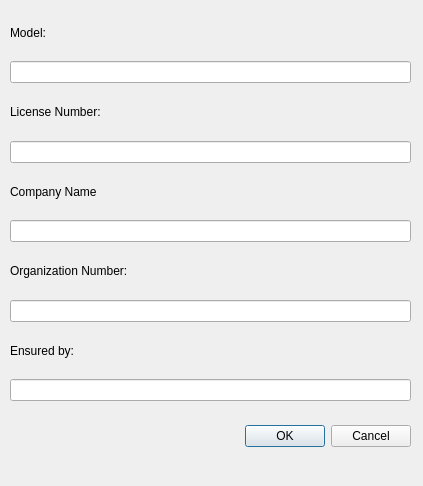
<?xml version="1.0" encoding="UTF-8"?>
<ui version="4.0">
 <class>addCCarDialog</class>
 <widget class="QDialog" name="addCCarDialog">
  <property name="geometry">
   <rect>
    <x>0</x>
    <y>0</y>
    <width>423</width>
    <height>486</height>
   </rect>
  </property>
  <property name="windowTitle">
   <string>Add company car</string>
  </property>
  <widget class="QDialogButtonBox" name="addCCarButtonBox">
   <property name="geometry">
    <rect>
     <x>70</x>
     <y>420</y>
     <width>341</width>
     <height>32</height>
    </rect>
   </property>
   <property name="orientation">
    <enum>Qt::Horizontal</enum>
   </property>
   <property name="standardButtons">
    <set>QDialogButtonBox::Cancel|QDialogButtonBox::Ok</set>
   </property>
  </widget>
  <widget class="QWidget" name="layoutWidget_13">
   <property name="geometry">
    <rect>
     <x>10</x>
     <y>10</y>
     <width>401</width>
     <height>391</height>
    </rect>
   </property>
   <layout class="QVBoxLayout" name="verticalLayout_21">
    <item>
     <widget class="QLabel" name="label_47">
      <property name="text">
       <string>Model:</string>
      </property>
     </widget>
    </item>
    <item>
     <widget class="QLineEdit" name="model_CC_2"/>
    </item>
    <item>
     <widget class="QLabel" name="label_53">
      <property name="text">
       <string>License Number:</string>
      </property>
     </widget>
    </item>
    <item>
     <widget class="QLineEdit" name="licnr_CC_2"/>
    </item>
    <item>
     <widget class="QLabel" name="label_61">
      <property name="text">
       <string>Company Name</string>
      </property>
     </widget>
    </item>
    <item>
     <widget class="QLineEdit" name="comname_CC_2"/>
    </item>
    <item>
     <widget class="QLabel" name="label_63">
      <property name="text">
       <string>Organization Number:</string>
      </property>
     </widget>
    </item>
    <item>
     <widget class="QLineEdit" name="orgnr_CC_2"/>
    </item>
    <item>
     <widget class="QLabel" name="label_64">
      <property name="text">
       <string>Ensured by:</string>
      </property>
     </widget>
    </item>
    <item>
     <widget class="QLineEdit" name="ensur_CC_2"/>
    </item>
   </layout>
  </widget>
 </widget>
 <resources/>
 <connections>
  <connection>
   <sender>addCCarButtonBox</sender>
   <signal>accepted()</signal>
   <receiver>addCCarDialog</receiver>
   <slot>accept()</slot>
   <hints>
    <hint type="sourcelabel">
     <x>248</x>
     <y>254</y>
    </hint>
    <hint type="destinationlabel">
     <x>157</x>
     <y>274</y>
    </hint>
   </hints>
  </connection>
  <connection>
   <sender>addCCarButtonBox</sender>
   <signal>rejected()</signal>
   <receiver>addCCarDialog</receiver>
   <slot>reject()</slot>
   <hints>
    <hint type="sourcelabel">
     <x>316</x>
     <y>260</y>
    </hint>
    <hint type="destinationlabel">
     <x>286</x>
     <y>274</y>
    </hint>
   </hints>
  </connection>
 </connections>
</ui>
